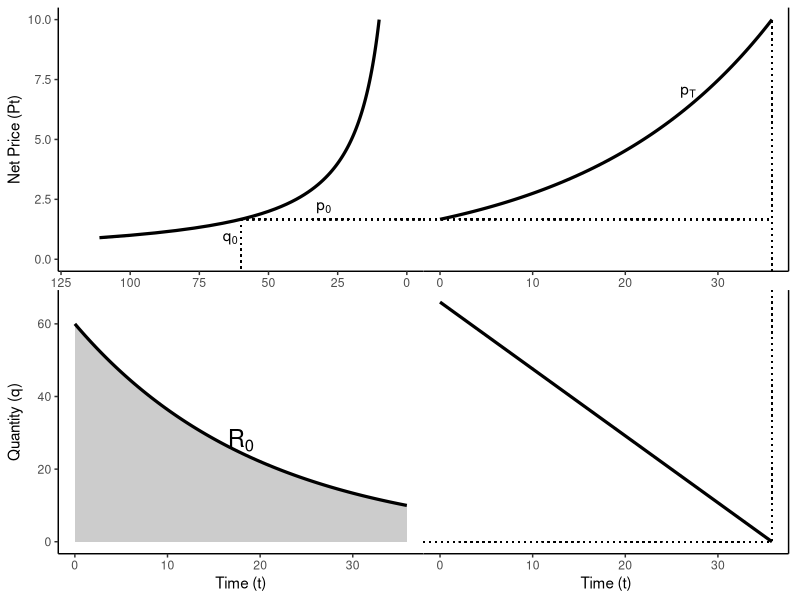
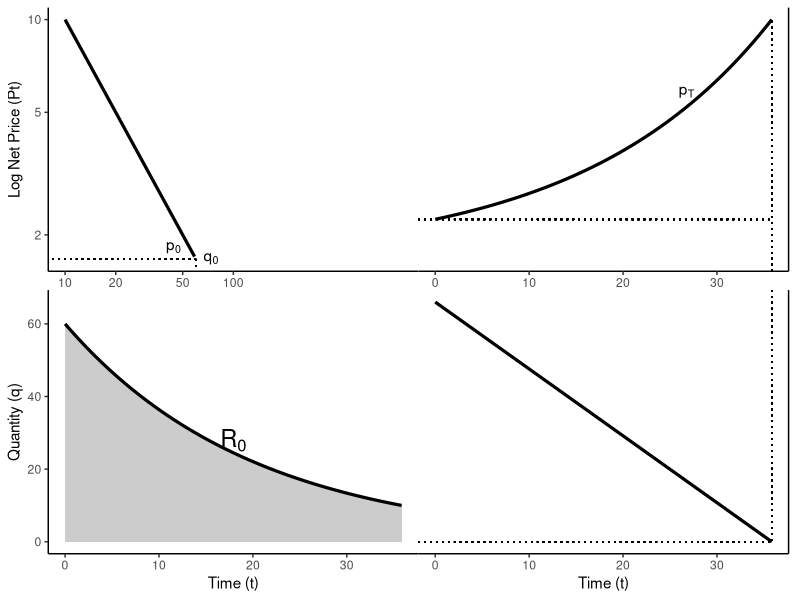

Generate these figures, in order, with R:
# Part 1: Load Libraries and Generate Data
# Installing the necessary libraries
# install.packages("tidyverse")
# install.packages("patchwork")

library(tidyverse)
library(patchwork)

# Step A: Define Model Parameters
r_base <- 0.05    # Baseline interest rate.
# Good range for visualization: 0.01 - 0.20

R0_base <- 1000   # Initial resource stock.
# Good range for visualization: 100 - 10000

pT <- 10          # Choke price (the maximum price).
# Good range for visualization: 5 - 100

A <- 100          # Demand scaling factor (overall size of demand).
# Good range for visualization: 50 - 2000

epsilon <- 1.0    # Price elasticity of demand (controls curve shape).
# Good range for visualization: 0.2 - 2.0

# Step B: Define Core Economic Functions
d_nonlinear <- function(p) A * p^(-epsilon)
stock_root_finder <- function(Tf, r, R) {
  quantity_as_a_function_of_time <- function(t) {
    price_at_t <- pT * exp(-r * (Tf - t))
    return(ifelse(price_at_t <= 0, Inf, d_nonlinear(price_at_t)))
  }
  total_extraction <- integrate(quantity_as_a_function_of_time, lower = 0, upper = Tf)$value
  return(R - total_extraction)
}

# Step C: Solve for the Baseline Path
Tf_base <- uniroot(stock_root_finder, c(1, 200), r = r_base, R = R0_base)$root
time_base <- seq(0, Tf_base, length.out = 100); price_base <- pT * exp(-r_base * (Tf_base - time_base))
quantity_base <- d_nonlinear(price_base)

# Define key points for plotting
p0 <- price_base[1]; q0 <- quantity_base[1]; Tf <- Tf_base

# Create a tidy data frame for the equilibrium path
plot_data <- tibble(
  time = time_base,
  price = price_base,
  quantity = quantity_base
)


# Part 2: Create the Final, Flexible Plotting Function

# This function now combines the logic from V1 and V2
create_gg_plot <- function(log_linear_demand = FALSE) {
  
  # Quadrant 1: Demand Curve (Top-Left)
  # Use an if/else block to create either the standard or log-linear plot
  if (log_linear_demand) {
    # LOG-LINEAR VERSION (from V2)
    log_p_demand <- log(seq(0.1, pT, length.out = 100))
    log_q_demand <- log(d_nonlinear(exp(log_p_demand)))
    log_p0 <- log(p0); log_q0 <- log(q0)
    log_demand_data <- tibble(log_q = log_q_demand, log_p = log_p_demand)
    q_ticks <- c(10, 20, 50, 100); p_ticks <- c(1, 2, 5, 10)
    
    p1 <- ggplot(data = log_demand_data, aes(x = log_q, y = log_p)) +
      geom_line(linewidth = 1.1) + scale_x_reverse() +
      scale_y_continuous(breaks = log(p_ticks), labels = p_ticks, limits = log(c(min(price_base), pT))) +
      scale_x_continuous(breaks = log(q_ticks), labels = q_ticks) +
      geom_segment(aes(x = log_q0, y = log_p0, xend = -Inf, yend = log_p0), linetype = "dotted") +
      geom_segment(aes(x = log_q0, y = log_p0, xend = log_q0, yend = -Inf), linetype = "dotted") +
      annotate("text", x = log_q0, y = log_p0, label = "q[0]", parse = TRUE, vjust = 0.5, hjust = -0.5) +
      annotate("text", x = log_q0, y = log_p0, label = "p[0]", parse = TRUE, vjust = -0.5, hjust = 2) +
      theme_classic() + labs(x = "Log Quantity (q)", y = "Log Net Price (Pt)")
  } else {
    # STANDARD VERSION (from V1)
    p_demand_data <- tibble(price = seq(0.1, pT, length.out = 100), quantity = d_nonlinear(price))
    p1 <- ggplot(data = p_demand_data, aes(x = quantity, y = price)) +
      geom_line(linewidth = 1.1) + scale_x_reverse(limits = c(q0 * 2, 0)) +
      scale_y_continuous(limits = c(0, pT)) +
      geom_segment(aes(x = q0, y = p0, xend = -Inf, yend = p0), linetype = "dotted") +
      geom_segment(aes(x = q0, y = p0, xend = q0, yend = -Inf), linetype = "dotted") +
      annotate("text", x = q0, y = p0 / 2, label = "q[0]", parse = TRUE, hjust = 1.2) +
      annotate("text", x = q0 / 2, y = p0, label = "p[0]", parse = TRUE, vjust = -0.5) +
      theme_classic() + labs(x = "Quantity (q)", y = "Net Price (Pt)")
  }
  
  # Quadrant 2: Price Path (Top-Right)
  p2 <- ggplot(data = plot_data, aes(x = time, y = price)) +
    geom_line(linewidth = 1.1) +
    scale_y_continuous(limits = c(0, pT), position = "right") +
    scale_x_continuous(limits = c(0, Tf)) +
    geom_segment(aes(x = -Inf, y = p0, xend = Tf, yend = p0), linetype = "dotted") +
    geom_segment(aes(x = Tf, y = -Inf, xend = Tf, yend = pT), linetype = "dotted") +
    annotate("text", x = time_base[75], y = price_base[75], label = "p[T]", parse = TRUE, vjust = -0.75) +
    theme_classic() + labs(x = "Time (t)", y = NULL)
  
  # Quadrant 3: Extraction Path (Bottom-Left) - CORRECTED VERSION
  polygon_data <- tibble(
    time = c(plot_data$time, max(plot_data$time), 0),
    quantity = c(plot_data$quantity, 0, 0)
  )
  
  p3 <- ggplot(data = plot_data, aes(x = time, y = quantity)) +
    geom_polygon(data = polygon_data, aes(x = time, y = quantity), fill = "gray80") +
    geom_line(linewidth = 1.1) +
    # The scales are no longer reversed
    scale_y_continuous(limits = c(0, q0 * 1.1)) + 
    scale_x_continuous(limits = c(0, Tf)) +
    annotate("text", x = mean(plot_data$time), y = mean(plot_data$quantity), label = "R[0]", parse = TRUE, size = 6) +
    theme_classic() +
    labs(x = "Time (t)", y = "Quantity (q)") # Correctly labeled axes
  
  # Quadrant 4: 45-degree Line (Bottom-Right)
  p4 <- ggplot(data = plot_data, aes(x = time, y = time)) +
    geom_line(linewidth = 1.1) + scale_y_reverse(limits = c(Tf, 0), position = "right") +
    scale_x_continuous(limits = c(0, Tf)) +
    geom_segment(aes(x = -Inf, y = Tf, xend = Tf, yend = Tf), linetype = "dotted") +
    geom_segment(aes(x = Tf, y = -Inf, xend = Tf, yend = Tf), linetype = "dotted") +
    theme_classic() + labs(x = "Time (t)", y = NULL)
  
  # Assemble and Display the Final Figure
  final_plot <- (p1 + theme(axis.title.x = element_blank(), plot.margin = margin(r=0))) + 
    (p2 + theme(axis.title.x = element_blank(), axis.text.y = element_blank(), axis.ticks.y = element_blank(), plot.margin = margin(l=0))) +
    (p3 + theme(plot.margin = margin(r=0))) + 
    (p4 + theme(axis.text.y = element_blank(), axis.ticks.y = element_blank(), plot.margin = margin(l=0))) +
    plot_layout(ncol = 2)
  
  # Print the plot to the device
  print(final_plot)
}


# Part 3: Assemble and Display the Final Figure
# Generate the two plots together, in harmony
create_gg_plot(log_linear_demand = FALSE) # First, the standard plot
create_gg_plot(log_linear_demand = TRUE)  # Second, the log-linear plot